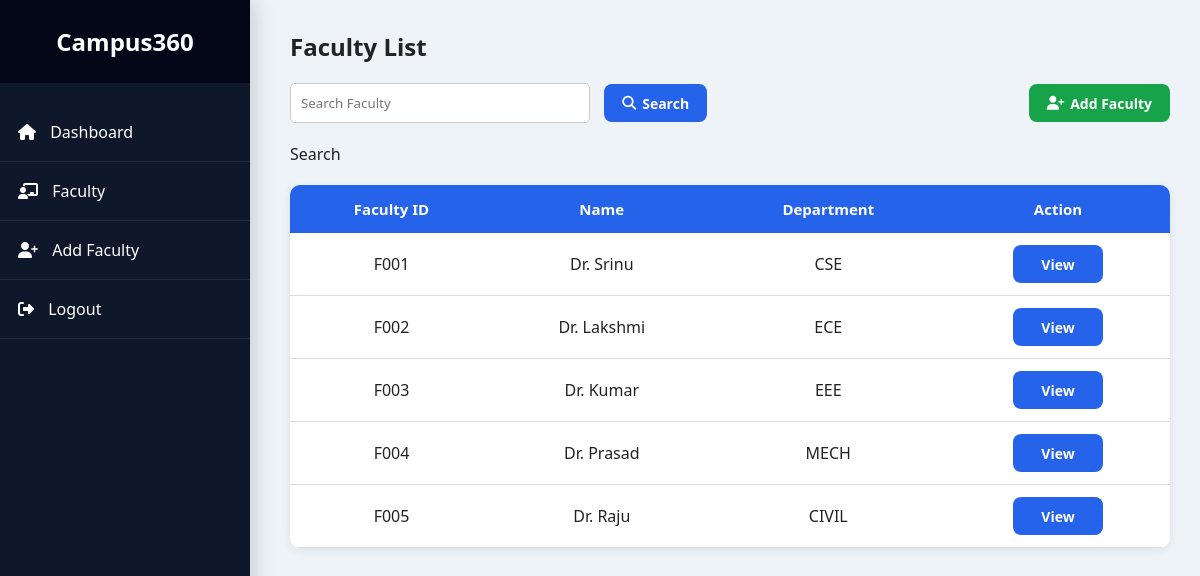
Screenshot of /faculty (signed in) with the database file from the repository.
### tables this page shows
CREATE TABLE faculty(

id INTEGER PRIMARY KEY AUTOINCREMENT,

facultyid TEXT UNIQUE,

password TEXT,

name TEXT,

department TEXT,

phone TEXT,

email TEXT

);

### app.py (the view)
@app.route("/faculty")
def faculty():
    if "admin" not in session:
        return redirect("/")
    search = request.args.get("search", "")
    conn = get_connection()
    cursor = conn.cursor()
    if search:
        cursor.execute("""
        SELECT *
        FROM faculty
        WHERE facultyid LIKE ?
        OR name LIKE ?
        OR department LIKE ?
        ORDER BY facultyid
        """,
        (
            "%" + search + "%",
            "%" + search + "%",
            "%" + search + "%"
        ))
    else:
        cursor.execute("""
        SELECT *
        FROM faculty
        ORDER BY facultyid
        """)
    faculty = cursor.fetchall()
    conn.close()
    return render_template(
        "faculty.html",
        faculty=faculty
    )

### app.py (called while the page is built)
def get_connection():
    conn = sqlite3.connect("portal.db")
    conn.row_factory = sqlite3.Row
    return conn

@app.context_processor
def inject_user():
    return dict(
        student=session.get("student"),
        faculty=session.get("faculty"),
        admin=session.get("admin")
    )

@app.before_request
def before_request():
    pass

@app.after_request
def after_request(response):
    response.headers["Cache-Control"] = "no-store"
    return response

### templates/faculty.html (shortened to what this page needs)
<!DOCTYPE html>
<html>
<head>
<link rel="stylesheet" href="{{ url_for('static', filename='style.css') }}">
<link rel="stylesheet"
href="https://cdnjs.cloudflare.com/ajax/libs/font-awesome/6.5.2/css/all.min.css">
</head>
<body>
<div class="sidebar">
<h2>Campus360</h2>
<ul>
<li><a href="/admin_dashboard"><i class="fa-solid fa-house"></i> Dashboard</a></li>
<li><a href="/faculty"><i class="fa-solid fa-chalkboard-user"></i> Faculty</a></li>
<li><a href="/add_faculty"><i class="fa-solid fa-user-plus"></i> Add Faculty</a></li>
<li><a href="/logout"><i class="fa-solid fa-right-from-bracket"></i> Logout</a></li>
</ul>
</div>
<div class="main">
<h2>Faculty List</h2>
<div class="page-header">
<form action="/faculty" method="GET">
<input
type="text"
name="search"
value="{{ request.args.get('search','') }}"
placeholder="Search Faculty"
class="search-bar">
<button class="btn">
<i class="fa-solid fa-magnifying-glass"></i>
Search
</button>
</form>
<a href="/add_faculty" class="btn btn-success">
<i class="fa-solid fa-user-plus"></i>
Add Faculty
</a>
</div>
Search
<table>
<tr>
<th>Faculty ID</th>
<th>Name</th>
<th>Department</th>
<th>Action</th>
</tr>
{% for f in faculty %}
<tr>
<td>{{ f['facultyid'] }}</td>
<td>{{ f['name'] }}</td>
<td>{{ f['department'] }}</td>
<td>
<a href="/view_faculty/{{ f['facultyid'] }}" class="btn">
View
</a>
</td>
</tr>
{% endfor %}
</table>
</div>
</body>
</html>

### static/style.css (style rules this page uses)
* { margin:0; padding:0; box-sizing:border-box; font-family:'Segoe UI',Tahoma,Geneva,Verdana,sans-serif; }
body { background:#eef3f8; color:#222; }
.sidebar { position:fixed; left:0; top:0; width:250px; height:100%; background:#0f172a; color:white; overflow:auto; }
.sidebar h2 { padding:25px; text-align:center; background:#020617; font-size:24px; }
.sidebar ul { list-style:none; }
.sidebar ul li { border-bottom:1px solid rgba(255,255,255,.08); }
.sidebar ul li a { display:block; color:white; text-decoration:none; padding:18px; transition:.3s; }
.main { margin-left:260px; padding:30px; }
.btn, .btn-view, .btn-edit, .btn-delete, .btn-success, .btn-warning, .btn-danger { display:inline-flex; align-items:center; justify-content:center; min-width:90px; height:38px; padding:8px 18px; border:none; border-radius:8px; text-decoration:none; color:#fff; font-size:14px; font-weight:600; cursor:pointer; transition:.25s; box-sizing:border-box; }
.btn i, .btn-view i, .btn-edit i, .btn-delete i, .btn-success i, .btn-warning i, .btn-danger i { margin-right:6px; }
.btn, .btn-view { background:#2563eb; }
.btn-success { background:#16a34a; }
table { width:100%; border-collapse:collapse; background:white; border-radius:15px; overflow:hidden; box-shadow:0 8px 20px rgba(0,0,0,.08); margin-top:20px; }
table th { background:#0b6efd; color:white; padding:16px; text-align:left; font-size:15px; }
table td { padding:15px; border-bottom:1px solid #ececec; }
.main { animation:fade .6s ease; }
.card, .profile-card, .form-box, table, .notification { transition:.35s; }
h2 { margin-bottom:20px; }
* { transition:.25s; }
.sidebar { box-shadow:5px 0 20px rgba(0,0,0,.15); }
.sidebar ul li { position:relative; }
.btn, .login-btn { position:relative; overflow:hidden; }
.btn::after, .login-btn::after { content:""; position:absolute; width:0; height:100%; left:50%; top:0; background:rgba(255,255,255,.2); transition:.4s; }
table { animation:fade .6s ease; }
table tr { transition:.25s; }
i { margin-right:10px; }
a { text-decoration:none; }
.search-bar { width:300px; padding:10px; border:1px solid #ccc; border-radius:5px; margin-right:10px; }
.page-header { display:flex; justify-content:space-between; align-items:center; margin-bottom:20px; }
table { width:100%; border-collapse:collapse; margin-top:20px; background:white; border-radius:10px; overflow:hidden; box-shadow:0 2px 10px rgba(0,0,0,.08); }
table th { background:#0d6efd; color:white; padding:12px; text-align:center; }
table td { padding:10px; text-align:center; border-bottom:1px solid #ddd; }
table { width:100%; border-collapse:collapse; }
table th { background:#2563eb; color:#fff; text-align:center; padding:14px; }
table td { text-align:center; padding:12px; vertical-align:middle; }
.btn,.btn-view,.btn-edit,.btn-delete,.btn-success,.btn-warning,.btn-danger { display:inline-flex!important;align-items:center;justify-content:center; min-width:90px;height:38px;padding:8px 18px;border-radius:8px; text-decoration:none;font-weight:600 }
table { border-collapse:collapse;width:100% }
table th,table td { text-align:center;vertical-align:middle }

### rows the page displays
faculty: facultyid "F001", name "Dr. Srinu", department "CSE"
faculty: facultyid "F002", name "Dr. Lakshmi", department "ECE"
faculty: facultyid "F003", name "Dr. Kumar", department "EEE"
faculty: facultyid "F004", name "Dr. Prasad", department "MECH"
faculty: facultyid "F005", name "Dr. Raju", department "CIVIL"
